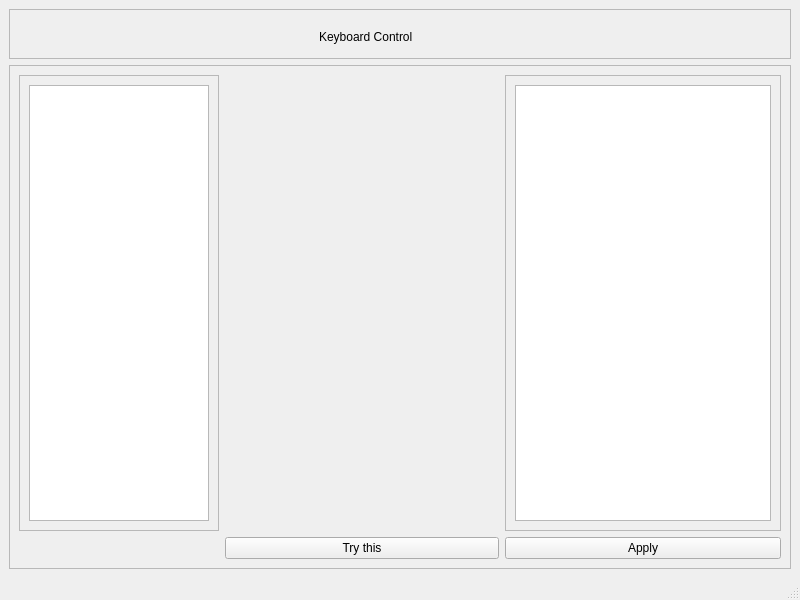
<?xml version="1.0" encoding="UTF-8"?>
<ui version="4.0">
 <class>MainWindow</class>
 <widget class="QMainWindow" name="MainWindow">
  <property name="geometry">
   <rect>
    <x>0</x>
    <y>0</y>
    <width>800</width>
    <height>600</height>
   </rect>
  </property>
  <property name="windowTitle">
   <string>MainWindow</string>
  </property>
  <widget class="QWidget" name="centralwidget">
   <layout class="QVBoxLayout" name="verticalLayout">
    <item>
     <widget class="QFrame" name="header">
      <property name="enabled">
       <bool>true</bool>
      </property>
      <property name="minimumSize">
       <size>
        <width>0</width>
        <height>50</height>
       </size>
      </property>
      <property name="maximumSize">
       <size>
        <width>16777215</width>
        <height>50</height>
       </size>
      </property>
      <property name="frameShape">
       <enum>QFrame::StyledPanel</enum>
      </property>
      <property name="frameShadow">
       <enum>QFrame::Raised</enum>
      </property>
      <widget class="QLabel" name="label">
       <property name="geometry">
        <rect>
         <x>310</x>
         <y>20</y>
         <width>111</width>
         <height>16</height>
        </rect>
       </property>
       <property name="text">
        <string>Keyboard Control</string>
       </property>
      </widget>
     </widget>
    </item>
    <item>
     <widget class="QFrame" name="frame">
      <property name="frameShape">
       <enum>QFrame::StyledPanel</enum>
      </property>
      <property name="frameShadow">
       <enum>QFrame::Raised</enum>
      </property>
      <layout class="QGridLayout" name="gridLayout">
       <item row="0" column="1">
        <widget class="QStackedWidget" name="actions_area">
         <property name="sizePolicy">
          <sizepolicy hsizetype="Expanding" vsizetype="Expanding">
           <horstretch>0</horstretch>
           <verstretch>0</verstretch>
          </sizepolicy>
         </property>
         <property name="styleSheet">
          <string notr="true"/>
         </property>
        </widget>
       </item>
       <item row="0" column="2">
        <widget class="QScrollArea" name="event_area">
         <property name="widgetResizable">
          <bool>true</bool>
         </property>
         <widget class="QWidget" name="scrollAreaWidgetContents">
          <property name="geometry">
           <rect>
            <x>0</x>
            <y>0</y>
            <width>274</width>
            <height>435</height>
           </rect>
          </property>
          <property name="minimumSize">
           <size>
            <width>248</width>
            <height>0</height>
           </size>
          </property>
          <layout class="QVBoxLayout" name="verticalLayout_3">
           <item>
            <widget class="QListWidget" name="event_list"/>
           </item>
          </layout>
         </widget>
        </widget>
       </item>
       <item row="1" column="2">
        <widget class="QPushButton" name="apply">
         <property name="text">
          <string>Apply</string>
         </property>
        </widget>
       </item>
       <item row="0" column="0">
        <widget class="QScrollArea" name="sidebar__area">
         <property name="sizePolicy">
          <sizepolicy hsizetype="Minimum" vsizetype="Expanding">
           <horstretch>0</horstretch>
           <verstretch>0</verstretch>
          </sizepolicy>
         </property>
         <property name="minimumSize">
          <size>
           <width>100</width>
           <height>0</height>
          </size>
         </property>
         <property name="maximumSize">
          <size>
           <width>200</width>
           <height>16777215</height>
          </size>
         </property>
         <property name="widgetResizable">
          <bool>true</bool>
         </property>
         <widget class="QWidget" name="scrollAreaWidgetContents_3">
          <property name="geometry">
           <rect>
            <x>0</x>
            <y>0</y>
            <width>198</width>
            <height>435</height>
           </rect>
          </property>
          <layout class="QVBoxLayout" name="verticalLayout_2">
           <item>
            <widget class="QListWidget" name="item_list">
             <property name="sizePolicy">
              <sizepolicy hsizetype="Maximum" vsizetype="Expanding">
               <horstretch>0</horstretch>
               <verstretch>0</verstretch>
              </sizepolicy>
             </property>
            </widget>
           </item>
          </layout>
         </widget>
        </widget>
       </item>
       <item row="1" column="1">
        <widget class="QPushButton" name="tryaction">
         <property name="text">
          <string>Try this</string>
         </property>
        </widget>
       </item>
      </layout>
     </widget>
    </item>
   </layout>
  </widget>
  <widget class="QMenuBar" name="menubar">
   <property name="geometry">
    <rect>
     <x>0</x>
     <y>0</y>
     <width>800</width>
     <height>19</height>
    </rect>
   </property>
  </widget>
  <widget class="QStatusBar" name="statusbar"/>
 </widget>
 <resources/>
 <connections/>
</ui>
